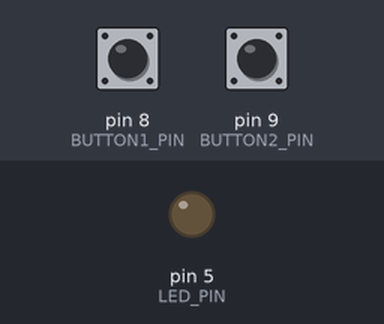
The sketch below on a simulated Arduino Uno, built with avr-gcc and run on an emulated ATmega328P. Shown: output pins drawn as LEDs (lit = HIGH). Inputs (shaded band) come from the test bench; at power-on: pin 8 (BUTTON1_PIN) HIGH, pin 9 (BUTTON2_PIN) HIGH.

Above: at 1.2 s.
1.3 s: pin 8 (BUTTON1_PIN) pulled LOW for 0.15 s
At 2.0 s:
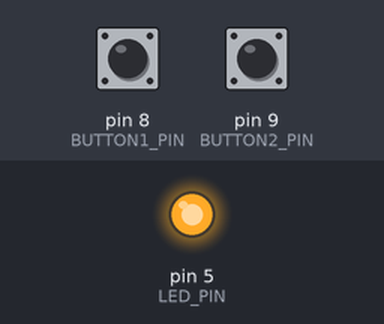
2.9 s: pin 9 (BUTTON2_PIN) pulled LOW for 0.15 s
At 3.2 s:
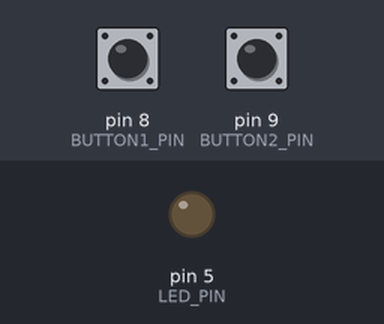
4.5 s: pin 8 (BUTTON1_PIN) pulled LOW for 1 s
At 5.6 s:
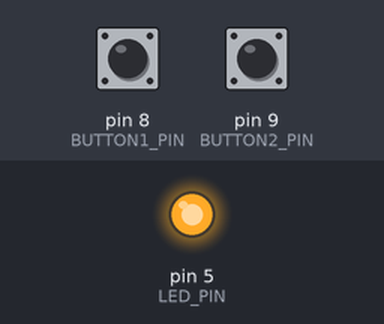
7.0 s: pin 8 (BUTTON1_PIN) driven LOW and pin 9 (BUTTON2_PIN) driven LOW
At 7.8 s:
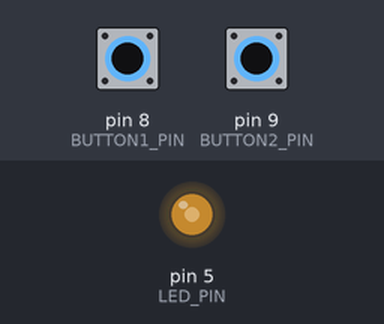
8.5 s: pin 9 (BUTTON2_PIN) driven HIGH
At 9.6 s:
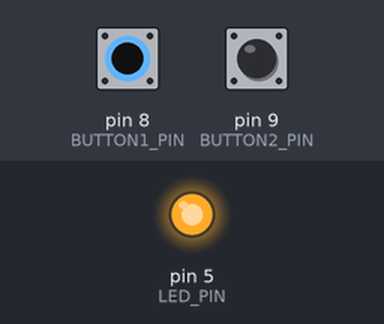
Timing chart, 0 to 11.0 s (numbered marks = the images above; inputs shaded):
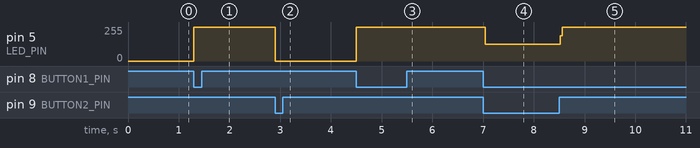

The sketch:

DigitalInputs.ino
```cpp
/*
 * Digital Inputs
 *
 * Use push switch as a digital input to
 * turn on and turn off the LED.
 *
 */

// PINS
#define LED_PIN     (5)
#define BUTTON1_PIN (8)
#define BUTTON2_PIN (9)

void setup() {
  pinMode(LED_PIN, OUTPUT);
  pinMode(BUTTON1_PIN, INPUT_PULLUP);
  pinMode(BUTTON2_PIN, INPUT_PULLUP);
}

void loop() {
  if (digitalRead(BUTTON1_PIN) == LOW) {
    digitalWrite(LED_PIN, HIGH);
  }
  if (digitalRead(BUTTON2_PIN) == LOW) {
    digitalWrite(LED_PIN, LOW);
  }
}
```

Measured:
- after the input at 1.3 s, pin 5 (LED_PIN): 0/255 → 255/255 at once
- after the input at 2.9 s, pin 5 (LED_PIN): 255/255 → 0/255 at once
- after the input at 4.5 s, pin 5 (LED_PIN): 0/255 → 255/255 at once
- after the input at 7.0 s, pin 5 (LED_PIN): 255/255 → 127/255 at once
- after the input at 8.5 s, pin 5 (LED_PIN): 127/255 → 255/255 at once
